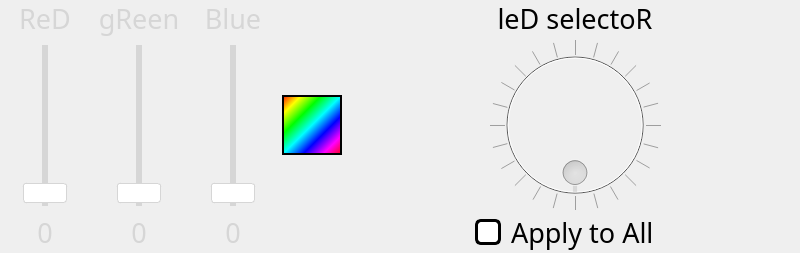
      <widget class="QWidget" name="frontColors">
       <property name="geometry">
        <rect>
         <x>0</x>
         <y>0</y>
         <width>800</width>
         <height>253</height>
        </rect>
       </property>
       <attribute name="label">
        <string> fRont coloRs</string>
       </attribute>
       <widget class="QWidget" name="layoutWidget">
        <property name="geometry">
         <rect>
          <x>0</x>
          <y>0</y>
          <width>801</width>
          <height>251</height>
         </rect>
        </property>
        <layout class="QHBoxLayout" name="frontColorLayout">
         <item>
          <layout class="QGridLayout" name="frontColorGrid">
           <property name="leftMargin">
            <number>0</number>
           </property>
           <property name="horizontalSpacing">
            <number>4</number>
           </property>
           <property name="verticalSpacing">
            <number>3</number>
           </property>
           <item row="1" column="2">
            <widget class="QSlider" name="frontBlueSlider">
             <property name="enabled">
              <bool>false</bool>
             </property>
             <property name="minimumSize">
              <size>
               <width>90</width>
               <height>0</height>
              </size>
             </property>
             <property name="styleSheet">
              <string notr="true">QSlider::groove:vertical {
    border: 1px solid #d6d6d6;
    width: 4px;
    background: #d6d6d6;
    margin: 5px;
}

QSlider::handle:vertical {
    background: #ffffff;
    border: 1px solid #d6d6d6;
    height: 18px;
    margin: 2px -20px;
    border-radius: 3px;
}</string>
             </property>
             <property name="maximum">
              <number>255</number>
             </property>
             <property name="pageStep">
              <number>16</number>
             </property>
             <property name="orientation">
              <enum>Qt::Vertical</enum>
             </property>
            </widget>
           </item>
           <item row="2" column="0">
            <widget class="QLabel" name="frontRedValue">
             <property name="font">
              <font>
               <family>Droid</family>
               <pointsize>20</pointsize>
              </font>
             </property>
             <property name="styleSheet">
              <string notr="true">color: #d6d6d6</string>
             </property>
             <property name="text">
              <string>0</string>
             </property>
             <property name="alignment">
              <set>Qt::AlignCenter</set>
             </property>
            </widget>
           </item>
           <item row="0" column="0">
            <widget class="QLabel" name="frontRedLabel">
             <property name="font">
              <font>
               <family>Droid</family>
               <pointsize>20</pointsize>
              </font>
             </property>
             <property name="styleSheet">
              <string notr="true">color: #d6d6d6</string>
             </property>
             <property name="text">
              <string>ReD</string>
             </property>
             <property name="alignment">
              <set>Qt::AlignCenter</set>
             </property>
            </widget>
           </item>
           <item row="0" column="1">
            <widget class="QLabel" name="frontGreenLabel">
             <property name="font">
              <font>
               <family>Droid</family>
               <pointsize>20</pointsize>
              </font>
             </property>
             <property name="styleSheet">
              <string notr="true">color: #d6d6d6</string>
             </property>
             <property name="text">
              <string>gReen</string>
             </property>
             <property name="alignment">
              <set>Qt::AlignCenter</set>
             </property>
            </widget>
           </item>
           <item row="2" column="1">
            <widget class="QLabel" name="frontGreenValue">
             <property name="font">
              <font>
               <family>Droid</family>
               <pointsize>20</pointsize>
              </font>
             </property>
             <property name="styleSheet">
              <string notr="true">color: #d6d6d6</string>
             </property>
             <property name="text">
              <string>0</string>
             </property>
             <property name="alignment">
              <set>Qt::AlignCenter</set>
             </property>
            </widget>
           </item>
           <item row="0" column="2">
            <widget class="QLabel" name="frontBlueLabel">
             <property name="font">
              <font>
               <family>Droid</family>
               <pointsize>20</pointsize>
              </font>
             </property>
             <property name="styleSheet">
              <string notr="true">color: #d6d6d6</string>
             </property>
             <property name="text">
              <string>Blue</string>
             </property>
             <property name="alignment">
              <set>Qt::AlignCenter</set>
             </property>
            </widget>
           </item>
           <item row="1" column="0">
            <widget class="QSlider" name="frontRedSlider">
             <property name="enabled">
              <bool>false</bool>
             </property>
             <property name="minimumSize">
              <size>
               <width>90</width>
               <height>0</height>
              </size>
             </property>
             <property name="styleSheet">
              <string notr="true">QSlider::groove:vertical {
    border: 1px solid #d6d6d6;
    width: 4px;
    background: #d6d6d6;
    margin: 5px;
}

QSlider::handle:vertical {
    background: #ffffff;
    border: 1px solid #d6d6d6;
    height: 18px;
    margin: 2px -20px;
    border-radius: 3px;
}</string>
             </property>
             <property name="maximum">
              <number>255</number>
             </property>
             <property name="pageStep">
              <number>16</number>
             </property>
             <property name="orientation">
              <enum>Qt::Vertical</enum>
             </property>
            </widget>
           </item>
           <item row="1" column="1">
            <widget class="QSlider" name="frontGreenSlider">
             <property name="enabled">
              <bool>false</bool>
             </property>
             <property name="minimumSize">
              <size>
               <width>90</width>
               <height>0</height>
              </size>
             </property>
             <property name="styleSheet">
              <string notr="true">QSlider::groove:vertical {
    border: 1px solid #d6d6d6;
    width: 4px;
    background: #d6d6d6;
    margin: 5px;
}

QSlider::handle:vertical {
    background: #ffffff;
    border: 1px solid #d6d6d6;
    height: 18px;
    margin: 2px -20px;
    border-radius: 3px;
}</string>
             </property>
             <property name="maximum">
              <number>255</number>
             </property>
             <property name="pageStep">
              <number>16</number>
             </property>
             <property name="orientation">
              <enum>Qt::Vertical</enum>
             </property>
            </widget>
           </item>
           <item row="2" column="2">
            <widget class="QLabel" name="frontBlueValue">
             <property name="font">
              <font>
               <family>Droid</family>
               <pointsize>20</pointsize>
              </font>
             </property>
             <property name="styleSheet">
              <string notr="true">color: #d6d6d6</string>
             </property>
             <property name="text">
              <string>0</string>
             </property>
             <property name="alignment">
              <set>Qt::AlignCenter</set>
             </property>
            </widget>
           </item>
           <item row="1" column="3">
            <widget class="QLabel" name="frontColor">
             <property name="sizePolicy">
              <sizepolicy hsizetype="Fixed" vsizetype="Fixed">
               <horstretch>0</horstretch>
               <verstretch>0</verstretch>
              </sizepolicy>
             </property>
             <property name="minimumSize">
              <size>
               <width>60</width>
               <height>60</height>
              </size>
             </property>
             <property name="font">
              <font>
               <family>Droid</family>
               <pointsize>20</pointsize>
              </font>
             </property>
             <property name="styleSheet">
              <string notr="true">border: 2px solid #000000;
color: #000000;
background-color: qlineargradient(spread:pad, x1:0, y1:0, x2:1, y2:1, stop:0 rgba(255, 0, 0, 255), stop:0.166 rgba(255, 255, 0, 255), stop:0.333 rgba(0, 255, 0, 255), stop:0.5 rgba(0, 255, 255, 255), stop:0.666 rgba(0, 0, 255, 255), stop:0.833 rgba(255, 0, 255, 255), stop:1 rgba(255, 0, 0, 255));</string>
             </property>
             <property name="frameShape">
              <enum>QFrame::Box</enum>
             </property>
             <property name="text">
              <string/>
             </property>
             <property name="alignment">
              <set>Qt::AlignCenter</set>
             </property>
            </widget>
           </item>
          </layout>
         </item>
         <item>
          <spacer name="horizontalSpacer">
           <property name="orientation">
            <enum>Qt::Horizontal</enum>
           </property>
           <property name="sizeHint" stdset="0">
            <size>
             <width>0</width>
             <height>0</height>
            </size>
           </property>
          </spacer>
         </item>
         <item>
          <layout class="QVBoxLayout" name="ledSelector">
           <property name="spacing">
            <number>3</number>
           </property>
           <item>
            <widget class="QLabel" name="SELECTOR">
             <property name="sizePolicy">
              <sizepolicy hsizetype="Preferred" vsizetype="Fixed">
               <horstretch>0</horstretch>
               <verstretch>0</verstretch>
              </sizepolicy>
             </property>
             <property name="font">
              <font>
               <family>Droid</family>
               <pointsize>20</pointsize>
              </font>
             </property>
             <property name="styleSheet">
              <string notr="true">color: #000000</string>
             </property>
             <property name="text">
              <string>leD selectoR</string>
             </property>
             <property name="alignment">
              <set>Qt::AlignCenter</set>
             </property>
            </widget>
           </item>
           <item>
            <widget class="QDial" name="selectorDial">
             <property name="enabled">
              <bool>false</bool>
             </property>
             <property name="font">
              <font>
               <family>Droid</family>
               <pointsize>20</pointsize>
              </font>
             </property>
             <property name="maximum">
              <number>24</number>
             </property>
             <property name="pageStep">
              <number>1</number>
             </property>
             <property name="wrapping">
              <bool>true</bool>
             </property>
             <property name="notchesVisible">
              <bool>true</bool>
             </property>
            </widget>
           </item>
           <item>
            <widget class="QCheckBox" name="applyAllCheckBox">
             <property name="enabled">
              <bool>false</bool>
             </property>
             <property name="sizePolicy">
              <sizepolicy hsizetype="Fixed" vsizetype="Fixed">
               <horstretch>0</horstretch>
               <verstretch>0</verstretch>
              </sizepolicy>
             </property>
             <property name="minimumSize">
              <size>
               <width>200</width>
               <height>0</height>
              </size>
             </property>
             <property name="font">
              <font>
               <family>Droid</family>
               <pointsize>20</pointsize>
              </font>
             </property>
             <property name="styleSheet">
              <string notr="true">QCheckBox{spacing: 10px; color: #000000;}
QCheckBox::indicator{border: 3px solid #000000; border-radius: 6px; background-color: #FFFFFF; width: 20px; height: 20px;}
QCheckBox::indicator:checked {image: url(checkmark.png);}</string>
             </property>
             <property name="text">
              <string>Apply to All</string>
             </property>
             <property name="checked">
              <bool>true</bool>
             </property>
            </widget>
           </item>
          </layout>
         </item>
         <item>
          <spacer name="horizontalSpacer_2">
           <property name="orientation">
            <enum>Qt::Horizontal</enum>
           </property>
           <property name="sizeType">
            <enum>QSizePolicy::Expanding</enum>
           </property>
           <property name="sizeHint" stdset="0">
            <size>
             <width>0</width>
             <height>0</height>
            </size>
           </property>
          </spacer>
         </item>
        </layout>
       </widget>
      </widget>
